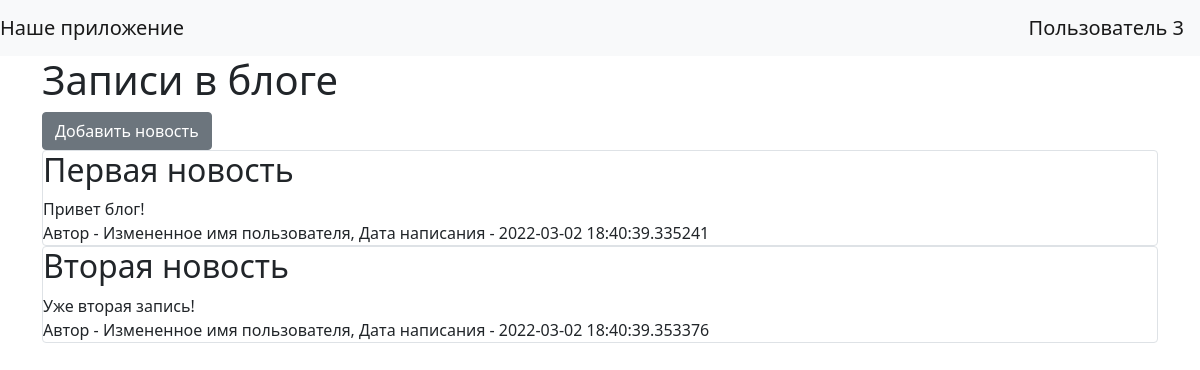
Screenshot of / (signed in) with the database file from the repository.
### data/users.py (models this page shows, shortened)
class User(SqlAlchemyBase, UserMixin):
    __tablename__ = 'users'
    id = sqlalchemy.Column(sqlalchemy.Integer, primary_key=True,
                           autoincrement=True, nullable=False)
    name = sqlalchemy.Column(sqlalchemy.String, nullable=False)
    about = sqlalchemy.Column(sqlalchemy.String, nullable=True)
    email = sqlalchemy.Column(sqlalchemy.String, index=True, unique=True,
                              nullable=False)
    hashed_password = sqlalchemy.Column(sqlalchemy.String, nullable=True)
    created_date = sqlalchemy.Column(sqlalchemy.DateTime, nullable=False,
                                     default=datetime.datetime.now)
    news = orm.relation("News", back_populates='user')

### data/news.py (models this page shows)
class News(SqlAlchemyBase):
    __tablename__ = 'news'
    id = sqlalchemy.Column(sqlalchemy.Integer,
                           primary_key=True, autoincrement=True, nullable=False)
    title = sqlalchemy.Column(sqlalchemy.String, nullable=True)
    content = sqlalchemy.Column(sqlalchemy.String, nullable=True)
    created_date = sqlalchemy.Column(sqlalchemy.DateTime,
                                     default=datetime.datetime.now, nullable=False)
    is_private = sqlalchemy.Column(sqlalchemy.Boolean, default=True, nullable=False)
    user_id = sqlalchemy.Column(sqlalchemy.Integer,
                                sqlalchemy.ForeignKey("users.id"))
    user = orm.relation('User')

### main.py (the view)
@app.route("/")
def index():
    db_sess = db_session.create_session()
    if current_user.is_authenticated:
        news = db_sess.query(News).filter(
            (News.user == current_user) | (News.is_private != True))
    else:
        news = db_sess.query(News).filter(News.is_private != True)
    return render_template("index.html", news=news)

### data/db_session.py (called while the page is built)
def create_session() -> Session:
    global __factory
    return __factory()

### main.py (called while the page is built)
@login_manager.user_loader
def load_user(user_id):
    db_sess = db_session.create_session()
    return db_sess.query(User).get(user_id)

### templates/index.html
{% extends "base.html" %}
{% block content %}
<h1>Записи в блоге</h1>
{% if current_user.is_authenticated %}
    <a href="news" class="btn btn-secondary">Добавить новость</a>
{% endif %}
{% for item in news%}
<div class="col-md6 border rounded">
    <h2>{{item.title}}</h2>
    <div>
        {{item.content}}
    </div>
    <div>
        Автор - {{item.user.name}}, Дата написания - {{item.created_date}}
    </div>
</div>
{% endfor %}
{% endblock %}

### templates/base.html (shortened to what this page needs)
<!doctype html>
<html lang="en">
<head>
    <link href="https://cdn.jsdelivr.net/npm/bootstrap@5.1.3/dist/css/bootstrap.min.css" rel="stylesheet"
>
</head>
<body>
<header>
    <nav class="navbar navbar-light bg-light">
        <a class="navbar-brand" href="#">Наше приложение</a>
        {% if current_user.is_authenticated %}
            <a class="navbar-brand" href="/logout">{{ current_user.name }}</a>
        {% else %}
            <p>
                <a class="btn btn-primary " href="/register">Зарегистрироваться</a>
                <a class="btn btn-success" href="/login">Войти</a>
            </p>
        {% endif %}
    </nav>
</header>
<main role="main" class="container">
    {% block content %}{% endblock %}
</main>
</body>
</html>

### rows the page displays
User: name "Пользователь 3"
News: title "Первая новость", content "Привет блог!", user.name "Измененное имя пользователя", created_date "2022-03-02 18:40:39.335241"
News: title "Вторая новость", content "Уже вторая запись!", user.name "Измененное имя пользователя", created_date "2022-03-02 18:40:39.353376"
